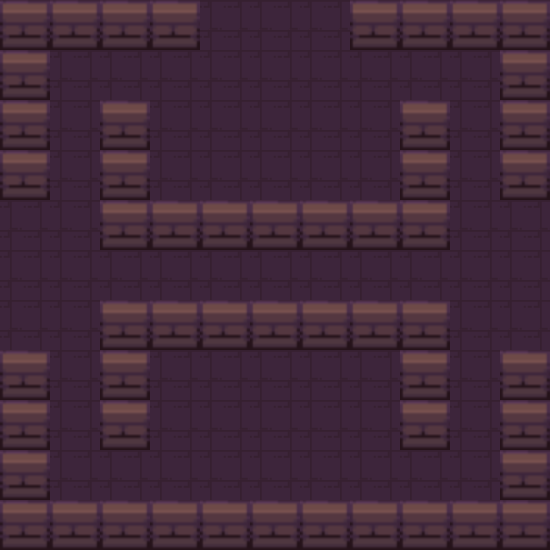

This is a level from a 2D game, rendered from its Tiled map with the project's own tilesets. A one-line summary and the complete map file follow:
An orthogonal 11x11 tile map with 50x50 px tiles, 1 tile layer (Capa de patrones 1) and 20 objects (Player, Enemy, Chest, Healing, Ending).

<map version="1.9" tiledversion="1.9.2" orientation="orthogonal" renderorder="right-down" width="11" height="11" tilewidth="50" tileheight="50" infinite="0" nextlayerid="3" nextobjectid="29">
 <tileset firstgid="1" source="dungeonTileSet1.tsx" />
 <layer id="1" name="Capa de patrones 1" width="11" height="11">
  <data encoding="csv">
1,1,1,1,2,2,2,1,1,1,1,
1,2,2,2,2,2,2,2,2,2,1,
1,2,1,2,2,2,2,2,1,2,1,
1,2,1,2,2,2,2,2,1,2,1,
2,2,1,1,1,1,1,1,1,2,2,
2,2,2,2,2,2,2,2,2,2,2,
2,2,1,1,1,1,1,1,1,2,2,
1,2,1,2,2,2,2,2,1,2,1,
1,2,1,2,2,2,2,2,1,2,1,
1,2,2,2,2,2,2,2,2,2,1,
1,1,1,1,1,1,1,1,1,1,1
</data>
 </layer>
 <objectgroup id="2" name="Capa de Objetos 1">
  <object id="6" name="Player" x="258.705" y="382.232" width="39" height="41" />
  <object id="7" x="0" y="0">
   <polygon points="0,0 200,0 200,49.5333 0,49.5333" />
  </object>
  <object id="8" x="0" y="49.6016">
   <polygon points="0,0 50,0 50,150.398 0,150.398" />
  </object>
  <object id="9" x="350" y="0">
   <polygon points="0,0 200,0 200,49.4 0,49.4" />
  </object>
  <object id="10" x="500" y="49.4531">
   <polygon points="0,0 50,0 50,150.547 0,150.547 0,0" />
  </object>
  <object id="11" x="500" y="350">
   <polygon points="0,0 50,0 50,200 0,200" />
  </object>
  <object id="13" x="50" y="500.467">
   <polygon points="0,0 0,-150.467 -50,-150.467 -50,0" />
  </object>
  <object id="14" x="100" y="449.469">
   <polygon points="0,0 0,-149.375 50,-149.375 50,0" />
  </object>
  <object id="15" x="150" y="300.094">
   <polygon points="0,0 300,0 300,49.9063 0,49.9063" />
  </object>
  <object id="16" x="400" y="350">
   <polygon points="0,0 50,0 50,99.4667 0,99.4667" />
  </object>
  <object id="17" x="450" y="250">
   <polygon points="0,0 0,-149.435 -50,-149.435 -50,0" />
  </object>
  <object id="18" x="400" y="250">
   <polygon points="0,0 -300,0 -300,-50 0,-50" />
  </object>
  <object id="19" x="150" y="200">
   <polygon points="0,0 0,-99.625 -50,-99.625 -50,0" />
  </object>
  <object id="20" name="Enemy" x="250" y="100" width="50" height="50" />
  <object id="21" name="Chest" x="179.96" y="386.819" width="38.4257" height="33.9428" />
  <object id="22" name="Healing" x="326.619" y="384.577" width="38.4257" height="33.9428" />
  <object id="23" name="Ending" x="359.513" y="152.247" width="35.2701" height="37.1914" />
  <object id="26" x="0" y="500">
   <polygon points="0,0 250,0 250,50 0,50" />
  </object>
  <object id="27" x="300" y="500">
   <polygon points="0,0 200,0 200,50 0,50" />
  </object>
  <object id="28" x="250" y="500">
   <polygon points="0,0 50,0 50,50 0,50" />
  </object>
 </objectgroup>
</map>
